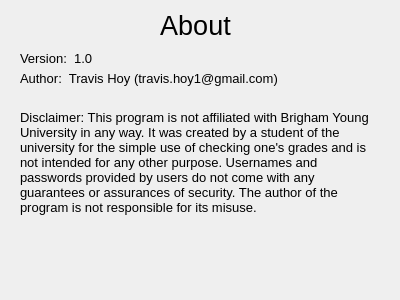
<?xml version="1.0" encoding="UTF-8"?>
<ui version="4.0">
 <class>AboutWidget</class>
 <widget class="QWidget" name="AboutWidget">
  <property name="geometry">
   <rect>
    <x>0</x>
    <y>0</y>
    <width>400</width>
    <height>300</height>
   </rect>
  </property>
  <property name="windowTitle">
   <string>About</string>
  </property>
  <widget class="QLabel" name="AboutLabel">
   <property name="geometry">
    <rect>
     <x>100</x>
     <y>10</y>
     <width>191</width>
     <height>31</height>
    </rect>
   </property>
   <property name="font">
    <font>
     <pointsize>20</pointsize>
    </font>
   </property>
   <property name="layoutDirection">
    <enum>Qt::LeftToRight</enum>
   </property>
   <property name="text">
    <string>About</string>
   </property>
   <property name="textFormat">
    <enum>Qt::AutoText</enum>
   </property>
   <property name="alignment">
    <set>Qt::AlignHCenter|Qt::AlignTop</set>
   </property>
  </widget>
  <widget class="QLabel" name="label">
   <property name="geometry">
    <rect>
     <x>20</x>
     <y>50</y>
     <width>91</width>
     <height>16</height>
    </rect>
   </property>
   <property name="font">
    <font>
     <pointsize>10</pointsize>
    </font>
   </property>
   <property name="text">
    <string>Version:  1.0</string>
   </property>
  </widget>
  <widget class="QLabel" name="label_2">
   <property name="geometry">
    <rect>
     <x>20</x>
     <y>70</y>
     <width>261</width>
     <height>16</height>
    </rect>
   </property>
   <property name="font">
    <font>
     <pointsize>10</pointsize>
    </font>
   </property>
   <property name="text">
    <string>Author:  Travis Hoy (travis.hoy1@gmail.com)</string>
   </property>
  </widget>
  <widget class="QLabel" name="label_3">
   <property name="geometry">
    <rect>
     <x>20</x>
     <y>110</y>
     <width>361</width>
     <height>141</height>
    </rect>
   </property>
   <property name="font">
    <font>
     <pointsize>10</pointsize>
    </font>
   </property>
   <property name="text">
    <string>Disclaimer: This program is not affiliated with Brigham Young University in any way. It was created by a student of the university for the simple use of checking one's grades and is not intended for any other purpose. Usernames and passwords provided by users do not come with any guarantees or assurances of security. The author of the program is not responsible for its misuse.</string>
   </property>
   <property name="alignment">
    <set>Qt::AlignLeading|Qt::AlignLeft|Qt::AlignTop</set>
   </property>
   <property name="wordWrap">
    <bool>true</bool>
   </property>
  </widget>
 </widget>
 <resources/>
 <connections/>
</ui>
